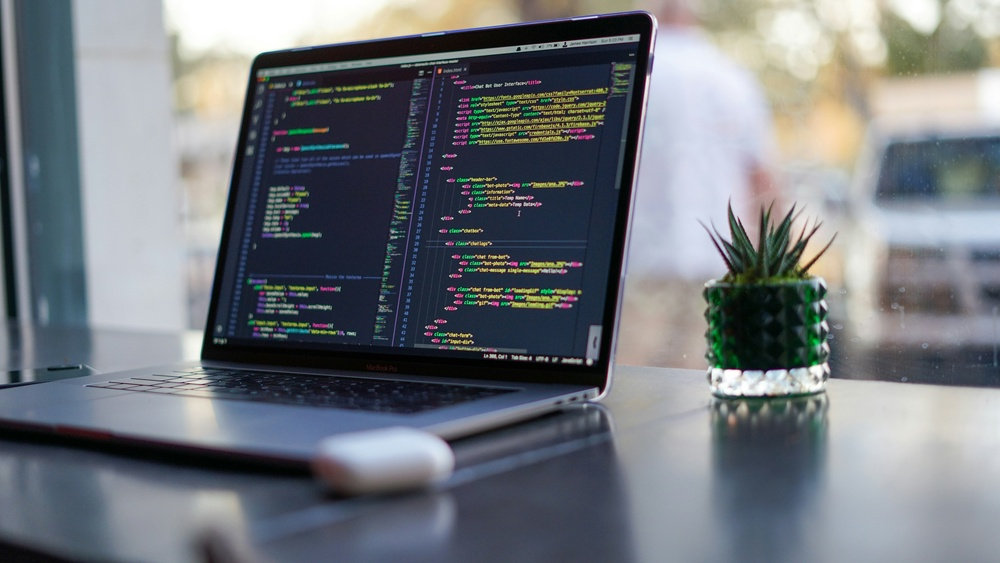
#> input picture DAY02/Image.jpg, 1000 x 563 px, shrunk from 6000 x 3376 before the run, found by its file name
$ python translationImage.py
#> lines starting #> are read from the running program, lines starting #| are printed output that depends on the picture
import cv2
import numpy as np
from PIL import Image

img = np.array(Image.open("H:\\Studies\\MLB-Internship\\DAY04\\image.jpg"))
#> img is the input picture: shape (563, 1000, 3); mean R, G, B 114.1, 119, 124.8

rows, cols = img.shape[:2]
#> rows = 563; cols = 1000

translated = np.zeros_like(img)

tx = 50
ty = 30

for y in range(rows):
    for x in range(cols):

        new_x = x + tx
        new_y = y + ty

        if new_x < cols and new_y < rows:
            translated[new_y, new_x] = img[y, x]
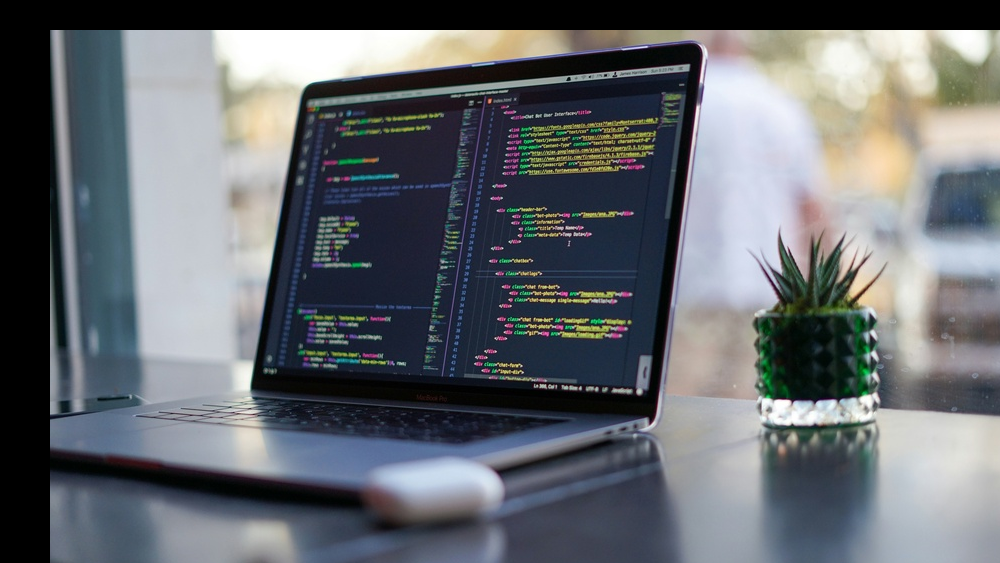
#> translated: shape (563, 1000, 3); mean R, G, B 101.5, 105.7, 110.6

Image.fromarray(translated).save("translated.jpg")
